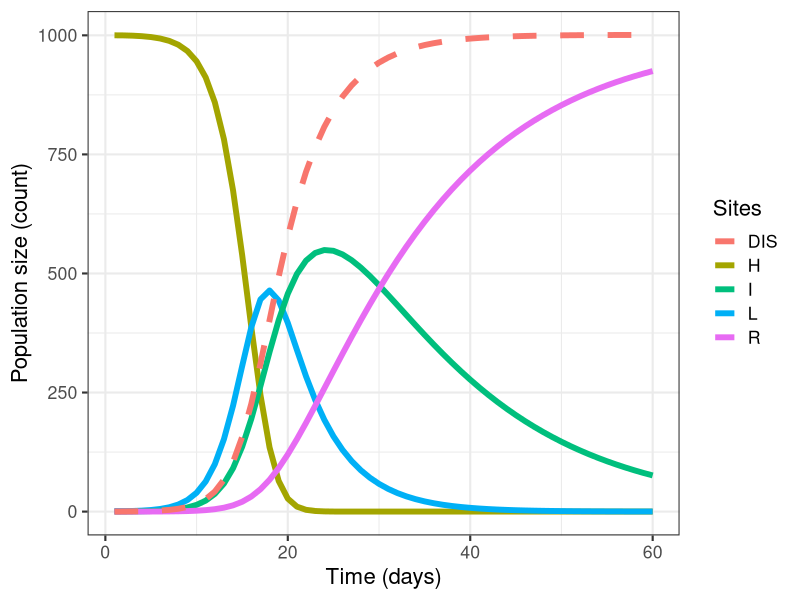

Recreate this plot in R.
## ---- chunk 1
library(tidyverse) # essential packages 
library(cowplot) # for themes 
library(deSolve)
theme_set(theme_bw(base_size = 16)) # set global theme
## ---- chunk 2
HLIR_fun <- function(t, y, par) {
  # Variables
  H <- y[1]
  L <- y[2]
  I <- y[3]
  R <- y[4]
  beta <- par$beta
  gama <- par$gama
  mu <- par$mu

  # Right hand side of the model
  dH <- -beta * H * I
  dL <- beta * H * I - gama * L
  dI <- gama * L - mu * I
  dR <- mu * I
  return(list(c(dH, dL, dI, dR)))
}
## ---- chunk 3
# Set up parameters
beta <- 0.002 # Per capita rate of infection of susceptible hosts
gama <- 1 / 5 #  Rate at which exposed (i.e., latently infected) hosts become infectious
delta <- 15 # infectious period
mu <- 1 / delta
InitCond <- c(1000, 1, 0, 0)
## ---- chunk 4
steps <- seq(1, 60, by = 1)
parms <- list(beta = beta, gama = gama, mu = mu)
HLIR <- ode(InitCond, steps, HLIR_fun, parms)
epidemics <- data.frame(time = HLIR[, 1], H = HLIR[, 2], L = HLIR[, 3], I = HLIR[, 4], R = HLIR[, 5])
## ---- chunk 5
library(ggthemes)
p1 <- epidemics %>%
  ggplot() +
  geom_line(aes(time, H, color = "H"), size = 2) +
  geom_line(aes(time, L, color = "L"), size = 2) +
  geom_line(aes(time, I, color = "I"), size = 2) +
  geom_line(aes(time, R, color = "R"), size = 2) +
  geom_line(aes(time, I+R, color = "DIS"), size =2, linetype = 2)+
  labs(y = "Population size (count)", x = "Time (days)", color = "Sites") 
 p1
